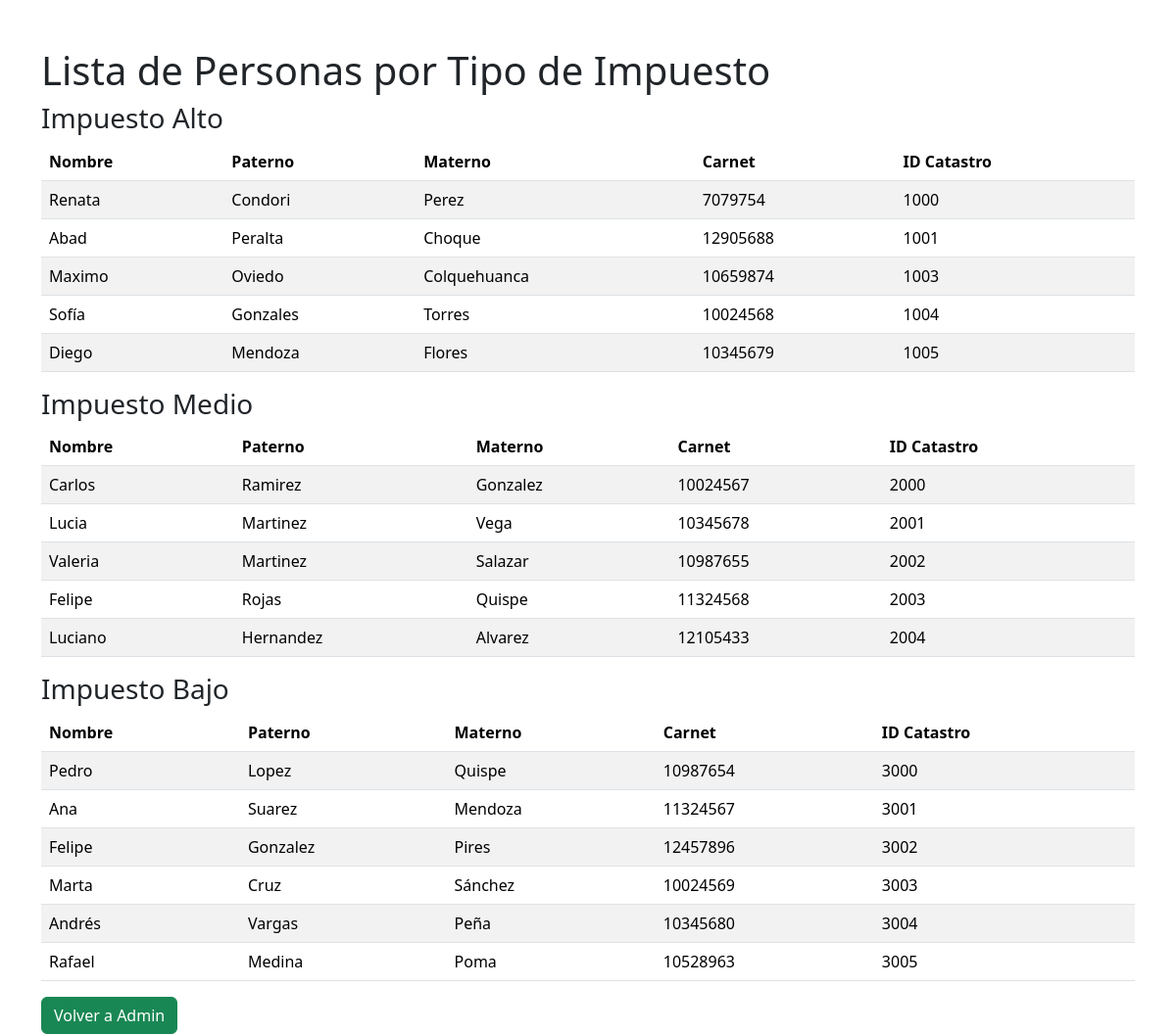
Page /Ejercicio6/listarImpuesto.php on the committed database.
### tables this page shows
CREATE TABLE `propiedad` (
  `id_catastro` int(11) NOT NULL,
  `distrito` varchar(50) NOT NULL,
  `zona` varchar(50) NOT NULL,
  `superficie_m2` decimal(10,2) NOT NULL,
  `fecha_registro` date NOT NULL,
  `id_ci` int(11) DEFAULT NULL
);

CREATE TABLE `usuario` (
  `id_ci` int(11) NOT NULL,
  `nombre` varchar(50) NOT NULL,
  `paterno` varchar(50) NOT NULL,
  `materno` varchar(50) DEFAULT NULL,
  `telefono` varchar(20) DEFAULT NULL,
  `email` varchar(100) DEFAULT NULL,
  `nombre_usuario` varchar(50) NOT NULL,
  `contraseña` varchar(255) NOT NULL,
  `id_cargo` int(11) DEFAULT NULL,
  `carnet` int(11) NOT NULL
);

### Ejercicio6/listarImpuesto.php (the view, shortened to what this page needs)
<html>
<head>
    <link href="https://cdn.jsdelivr.net/npm/bootstrap@5.3.3/dist/css/bootstrap.min.css" rel="stylesheet">
</head>
<body>
    <div class="container mt-5">
        <h1>Lista de Personas por Tipo de Impuesto</h1>
        <?php
            include "./conexion.php";
            $sql = "SELECT U.nombre, U.paterno, U.materno, U.carnet, P.id_catastro
                    FROM usuario U
                    JOIN propiedad P ON U.id_ci = P.id_ci";
            $resultado = mysqli_query($con, $sql);
            $impuestoAlto = [];
            $impuestoMedio = [];
            $impuestoBajo = [];
            if ($resultado->num_rows > 0) {
                while ($fila = mysqli_fetch_assoc($resultado)) {
                    $tipoImpuesto = substr($fila['id_catastro'], 0, 1);
                    switch ($tipoImpuesto) {
                        case '1':
                            $impuestoAlto[] = $fila;
                            break;
                        case '2':
                            $impuestoMedio[] = $fila;
                            break;
                        case '3':
                            $impuestoBajo[] = $fila;
                            break;
                    }
                }
            }
            function mostrarTabla($data, $titulo) {
                echo "<h3>$titulo</h3>";
                echo "<table class='table table-striped'>";
                echo "<thead><tr><th>Nombre</th><th>Paterno</th><th>Materno</th><th>Carnet</th><th>ID Catastro</th></tr></thead>";
                echo "<tbody>";
                foreach ($data as $fila) {
                    echo "<tr>";
                    echo "<td>" . htmlspecialchars($fila['nombre']) . "</td>";
                    echo "<td>" . htmlspecialchars($fila['paterno']) . "</td>";
                    echo "<td>" . htmlspecialchars($fila['materno']) . "</td>";
                    echo "<td>" . htmlspecialchars($fila['carnet']) . "</td>";
                    echo "<td>" . htmlspecialchars($fila['id_catastro']) . "</td>";
                    echo "</tr>";
                }
                echo "</tbody></table>";
            }
            mostrarTabla($impuestoAlto, "Impuesto Alto");
        ?>
        <a class="btn btn-success" href='admin.php'>Volver a Admin</a>
    </div>
</body>
</html>

### rows in the picture
propiedad: id_ci.nombre "Renata", id_ci.paterno "Condori", id_ci.materno "Perez", id_ci.carnet "7079754", id_catastro "1000"
propiedad: id_ci.nombre "Abad", id_ci.paterno "Peralta", id_ci.materno "Choque", id_ci.carnet "12905688", id_catastro "1001"
propiedad: id_ci.nombre "Maximo", id_ci.paterno "Oviedo", id_ci.materno "Colquehuanca", id_ci.carnet "10659874", id_catastro "1003"
propiedad: id_ci.nombre "Sofía", id_ci.paterno "Gonzales", id_ci.materno "Torres", id_ci.carnet "10024568", id_catastro "1004"
propiedad: id_ci.nombre "Diego", id_ci.paterno "Mendoza", id_ci.materno "Flores", id_ci.carnet "10345679", id_catastro "1005"
propiedad: id_ci.nombre "Carlos", id_ci.paterno "Ramirez", id_ci.materno "Gonzalez", id_ci.carnet "10024567", id_catastro "2000"
propiedad: id_ci.nombre "Lucia", id_ci.paterno "Martinez", id_ci.materno "Vega", id_ci.carnet "10345678", id_catastro "2001"
propiedad: id_ci.nombre "Valeria", id_ci.paterno "Martinez", id_ci.materno "Salazar", id_ci.carnet "10987655", id_catastro "2002"
propiedad: id_ci.nombre "Felipe", id_ci.paterno "Rojas", id_ci.materno "Quispe", id_ci.carnet "11324568", id_catastro "2003"
propiedad: id_ci.nombre "Luciano", id_ci.paterno "Hernandez", id_ci.materno "Alvarez", id_ci.carnet "12105433", id_catastro "2004"
propiedad: id_ci.nombre "Pedro", id_ci.paterno "Lopez", id_ci.materno "Quispe", id_ci.carnet "10987654", id_catastro "3000"
propiedad: id_ci.nombre "Ana", id_ci.paterno "Suarez", id_ci.materno "Mendoza", id_ci.carnet "11324567", id_catastro "3001"
propiedad: id_ci.nombre "Felipe", id_ci.paterno "Gonzalez", id_ci.materno "Pires", id_ci.carnet "12457896", id_catastro "3002"
propiedad: id_ci.nombre "Marta", id_ci.paterno "Cruz", id_ci.materno "Sánchez", id_ci.carnet "10024569", id_catastro "3003"
propiedad: id_ci.nombre "Andrés", id_ci.paterno "Vargas", id_ci.materno "Peña", id_ci.carnet "10345680", id_catastro "3004"
propiedad: id_ci.nombre "Rafael", id_ci.paterno "Medina", id_ci.materno "Poma", id_ci.carnet "10528963", id_catastro "3005"

### other values in the picture
$titulo "Impuesto Alto Impuesto Medio Impuesto Bajo"
